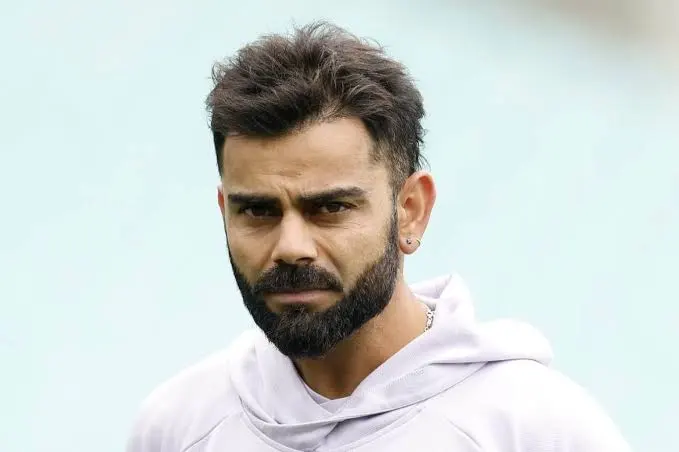
#> input picture CNN/photo.jpg, 679 x 452 px
$ python OpenCVPixel.py
#> lines starting #> are read from the running program, lines starting #| are printed output that depends on the picture
#The Code displays how images are stored in pixel grids
import cv2
import numpy as np
import matplotlib.pyplot as plt

#1.Read Image
img = cv2.imread('photo.jpg')
#> img is the input picture: shape (452, 679, 3); mean B, G, R 208.8, 212.1, 205.4

#2 Convert to grayscale
gray=cv2.cvtColor(img,cv2.COLOR_BGR2GRAY)
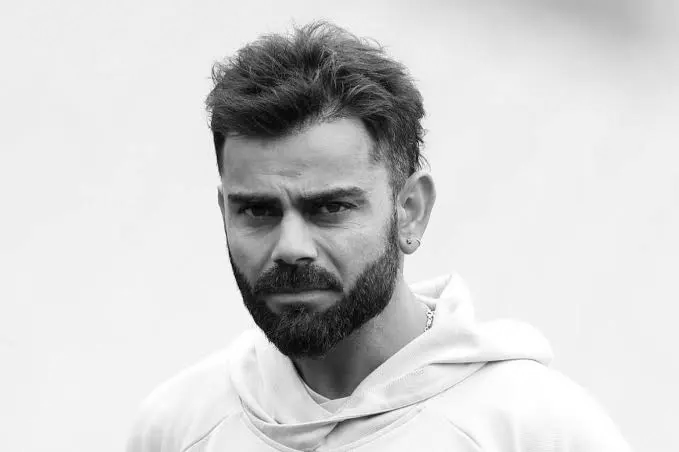
#> gray: shape (452, 679); min 0, max 255, mean 209.7

#3 Display Image + Pixel Grid
plt.figure(figsize=(10,5))
plt.subplot(1,2,1)
plt.imshow(gray,cmap='gray')
plt.title("Gray Scale Image")
plt.axis("off")
plt.subplot(1,2,2)
plt.imshow(gray,cmap='gray')
plt.colorbar(label="Pixel Value")
plt.title("Pixel Values")
plt.show()
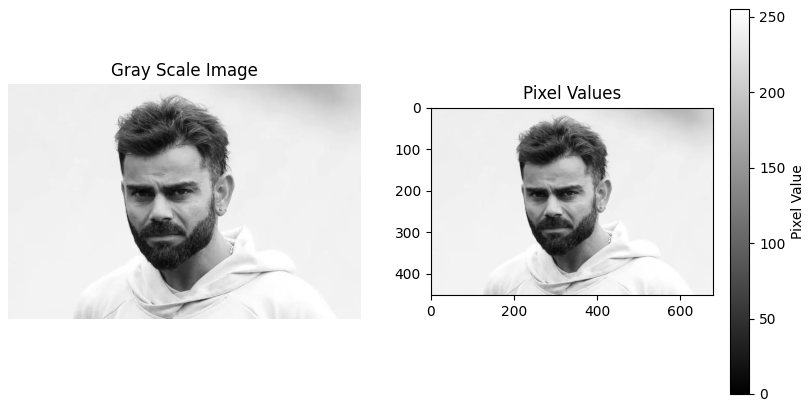
#> figure drawn by matplotlib, 3 panels
